Frame 1 (no input): blank canvas, image omitted
Frame 60 (the mouse pressed at the canvas centre just before this capture): blank canvas, image omitted
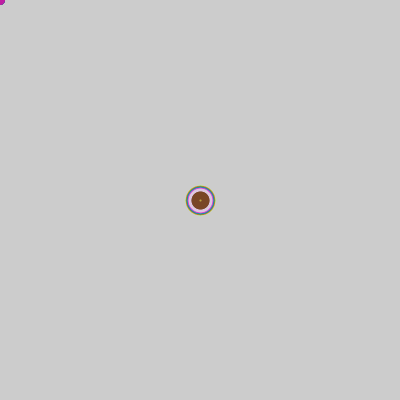
Frame 120 (the mouse held since frame 60 and released just before this capture)

The Processing sketch whose frames 1 and 60 were blank and that drew this single picture after the mouse press (run headless with seeded random() and noise(); from frame 60 on, the mouse is pressed at the canvas centre):

// Processing sketch: processing_132325
// ── processing_132325.pde

//Global Variables

int x;
int y;
int d = 10;

//Run through once
void setup(){
   size(400,400);
   x = width/2;
   y = height/2;
}

//Runs through continuously
void draw(){
  
if(mousePressed == true) {
  stroke(random(0,255),random(0,255),random(0,255)); 
  strokeWeight(random(0,20));
  ellipse(mouseX, mouseY, 10, 10);
  
}
else if (keyPressed){
  stroke(0,0,0);
}
else{
  noStroke();
}

fill(random(0,255),random(0,255),random(0,255));  
    ellipse(mouseX, mouseY, d, d);
    
}
